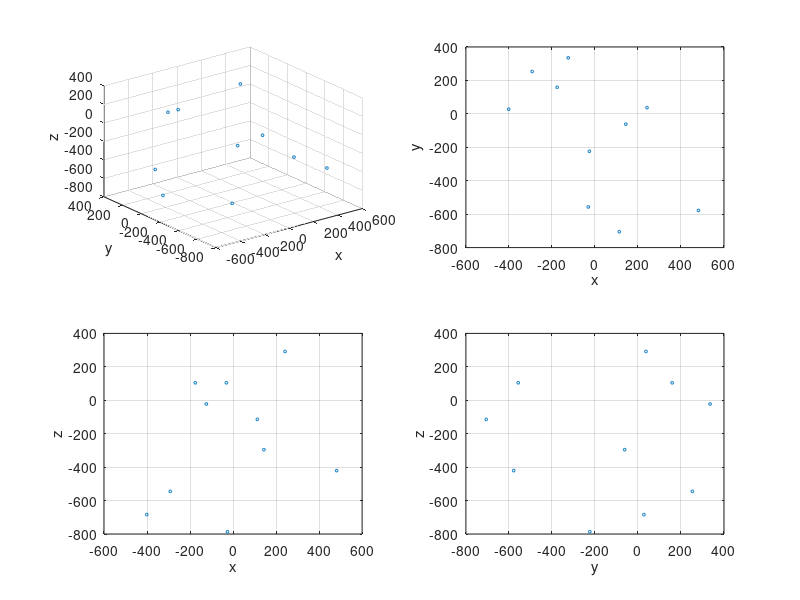

This chart was generated by the following MATLAB code: (Note: this script raises an error after producing the figure.)
clc, clear
len = 10;
theta = randi([0, 360], len,6);
d = [74, 0, 0, 164, 120, 70];
a = [0, 400, 411, 0, 0, 0];
alpha = [pi/2, 0, 0, pi/2, -pi/2, 0];
result = zeros(len,3);

for i = 1:len
    D = 1;
    for j = 1:6
        D = D*[ cos(theta(i,j)), -sin(theta(i,j))*cos(alpha(j)),  sin(theta(i,j))*sin(alpha(j)), a(j)*cos(theta(i,j));
            sin(theta(i,j)),  cos(theta(i,j))*cos(alpha(j)), -cos(theta(i,j))*sin(alpha(j)), a(j)*sin(theta(i,j));
            0,         sin(alpha(j)),         cos(alpha(j)),        d(j);
            0,              0,              0,        1];
    end
    result(i,1:3) = D(1:3,4);
end

subplot(2,2,1)
plot3(result(:,1), result(:,2), result(:,3), 'o', 'MarkerSize', 2)
xlabel('x'); ylabel('y'); zlabel('z'); grid on
subplot(2,2,2)
plot(result(:,1), result(:,2), 'o', 'MarkerSize', 2)
xlabel('x'); ylabel('y'); grid on
subplot(2,2,3)
plot(result(:,1), result(:,3), 'o', 'MarkerSize', 2)
xlabel('x'); ylabel('z'); grid on
subplot(2,2,4)
plot(result(:,2), result(:,3), 'o', 'MarkerSize', 2)
xlabel('y'); ylabel('z'); grid on

disp_theta(theta, result)

function disp_theta(theta, result)
fprintf("         th1 th2 th3 th4 th5 th6       Px    Py     Pz")
for i = 1:60
    fprintf("\ncase %2d: ", i)
    for j = 1:6
        fprintf("%3d ", theta(i,j))
    end
    fprintf("   ")
    for j = 1:3
        fprintf("%6.1f ", result(i,j))
    end
end
end